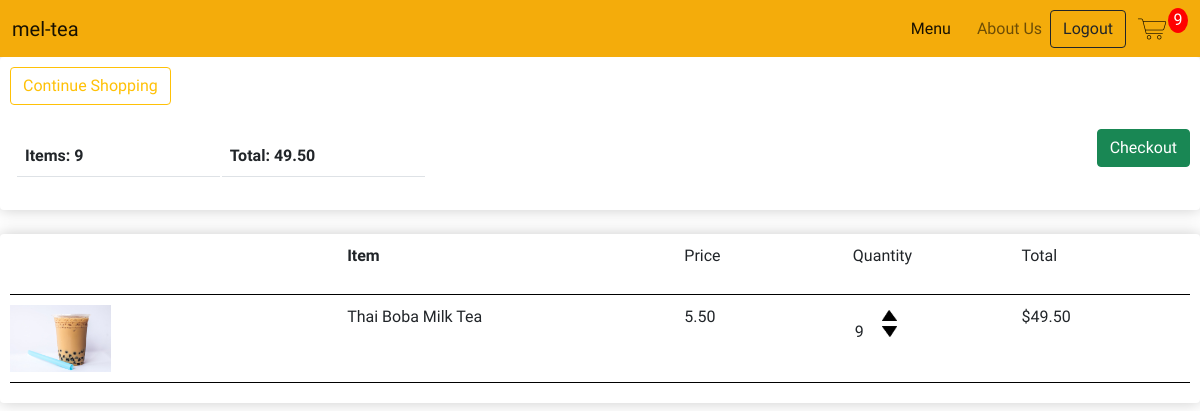
/cart/ (signed in), run on the app's committed database.
### store/models.py (models this page shows, shortened)
class CustomerOrder(models.Model):
    customer = models.ForeignKey(Customer, on_delete=models.SET_NULL, null=True, blank=True)
    date_ordered = models.DateTimeField(auto_now_add=True)
    completion = models.BooleanField(default=False)
    transaction_id = models.CharField(max_length=200, null=True)
    @property
    def cart_total(self):
        order_items = self.orderitem_set.all()
        total = sum([item.calc_total for item in order_items])
        return total
    @property
    def cart_quantity(self):
        order_items = self.orderitem_set.all()
        total = sum([item.quantity for item in order_items])
        return total

class OrderItem(models.Model):
    product = models.ForeignKey(BobaProduct, on_delete=models.SET_NULL, null=True)
    order = models.ForeignKey(CustomerOrder, on_delete=models.SET_NULL, null=True)
    quantity = models.IntegerField(default=0, null=True, blank=True)
    date_added = models.DateTimeField(auto_now_add=True)
    @property
    def calc_total(self):
        total = self.product.price * self.quantity
        return total

class BobaProduct(models.Model):
    WITH_BOBA = [
        ('YES', 'Boba'),
        ('NO', 'No Boba')
    ]
    name = models.CharField(max_length=200, null=True)
    price = models.DecimalField(max_digits=7, decimal_places=2)
    category = models.CharField(max_length=200, null=True, choices= WITH_BOBA)
    image = models.ImageField(upload_to='boba', default="{% static 'images/filler.jpg' %}", null=True, blank=True)
    date_created = models.DateTimeField(auto_now_add=True)
    @property #@property allow us to access as an attribute
    def image_url(self):
        try:
            url = self.image.url
        except:
            url = ''
        return url

### store/views.py (the view)
# urls.py: path('cart/', views.cart, name="cart"),
def cart(request):
    cart = cartData(request)
    cart_items = cart['cart_items']
    order = cart['order']
    items = cart['items']
    context = {"items": items, "order": order, 'cart_items':cart_items}
    return render(request, 'store/cart.html', context)

### store/utils.py (called while the page is built)
def cartData(request):
    if request.user.is_authenticated:
        customer = request.user.customer
        order, created = CustomerOrder.objects.get_or_create(customer=customer)
        items = order.orderitem_set.all()   # (USE ITEM FOR CHILDREN)
        cart_items = order.cart_quantity
    else:
        cookie = guestCookieCart(request)
        cart_items = cookie['cart_items']
        order = cookie['order']
        items = cookie['items']
    return {"items": items, "order": order, 'cart_items':cart_items}

### store/templates/store/cart.html
{% extends 'store/main.html' %}
{% load static %}
{% block content %}
<div class="row">
    <div class="col-lg-12">
        <div class="product-box">
            <a class="btn btn-outline-warning" href="{% url 'store' %}"> Continue Shopping</a>
            <br>
            <br>
            <table class="table">
                <tr>
                    <th>Items: <b>{{order.cart_quantity}}</b></th>
                    <th>Total: <b>{{order.cart_total|floatformat:2}}</b></th>
                </tr>
                <a class="btn btn-success checkout-btn" href="{% url 'checkout' %}">Checkout</a>
            </table>
        </div>
        <br>
        <div class="product-box">
            <div class="cart-row">
                <div class="cart-row-flex-2"></div>
                <div class="cart-row-flex-2">
                   <p><strong>Item</strong></p>
                </div>
                <div class="cart-row-flex-1">
                    <p>Price</p>
                </div>
                <div class="cart-row-flex-1">
                    <p>Quantity</p>
                </div>
                <div class="cart-row-flex-1">
                    <p>Total</p>
                </div>
            </div>
            {% for item in items %}
            <div class="cart-row">
                <div class="cart-row-flex-2"><img class="row-image" src="{{item.product.image_url}}"></div>
                <div class="cart-row-flex-2">
                    <p>{{item.product.name}}</p>
                </div>
                <div class="cart-row-flex-1">
                    <p>{{item.product.price|floatformat:2}}</p>
                </div>
                <div class="cart-row-flex-1">
                    <p class="quantity">{{item.quantity}}</p>
                    <div class="quantity">
                        <img data-product={{item.product.id}} data-action="add" class="quantity-change add-cart" src="{% static 'images/arrow-up.png' %}">
                        <img data-product={{item.product.id}} data-action="remove" class="quantity-change add-cart" src="{% static 'images/arrow-down.png' %}">
                    </div>
                </div>
                <div class="cart-row-flex-1">
                    <p>${{item.calc_total}}</p>
                </div>
            </div>
            {% endfor %}
        </div>
    </div>
</div>
{% endblock content %}

### static/css/main.css (style rules this page uses)
* { margin: 0; padding: 0; box-sizing: border-box; }
body { background-color: white; font-family: Comfortaa; }

### static/css/menu.css (style rules this page uses)
.product-box { border-radius: 4px; padding:10px; box-shadow:hsl(0, 0%, 80%) 0 0 16px; }
.quantity { display: inline-block; padding-right: 10px; margin: 0 2px; }
.quantity-change { width: 15px; cursor: pointer; transition: .1s; display: block; margin-top: 5px; }

### static/css/checkout.css (style rules this page uses)
.checkout-btn { vertical-align: bottom; float:right; }
.cart-row { display: flex; align-items: stretch; margin-bottom: 10px; padding-bottom: 10px; border-bottom: 1px solid black; }
.row-image { width: 30%; height: auto; }
.cart-row-flex-2 { flex: 2; }
.cart-row-flex-1 { flex: 1; }
.table { width:450px; display: inline-block; padding: 5px; border-collapse: separate; }
.table th { width: 25%; }

### data on the page
CustomerOrder: cart_quantity "9", cart_total "49.50"
OrderItem: product.image_url (picture), product.name "Thai Boba Milk Tea", product.price "5.50", quantity "9", calc_total "49.50"

### other printed values
{{ cart_items }} "9"
